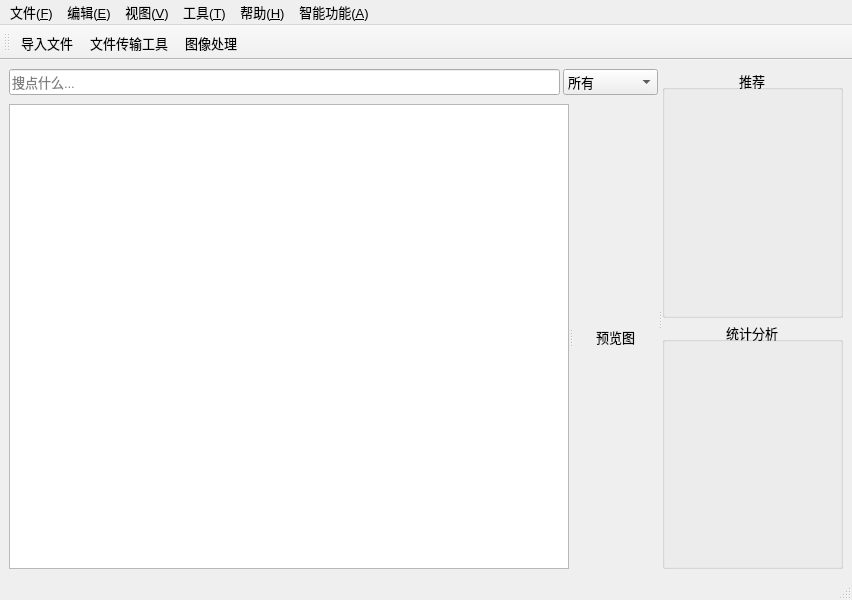
<?xml version="1.0" encoding="UTF-8"?>
<ui version="4.0">
 <class>MainWindow</class>
 <widget class="QMainWindow" name="MainWindow">
  <property name="geometry">
   <rect>
    <x>0</x>
    <y>0</y>
    <width>852</width>
    <height>600</height>
   </rect>
  </property>
  <property name="font">
   <font>
    <family>Microsoft YaHei UI</family>
    <pointsize>10</pointsize>
    <italic>false</italic>
    <bold>false</bold>
   </font>
  </property>
  <property name="windowTitle">
   <string extracomment="0.0.1">ICMA——智能内容管理助手</string>
  </property>
  <property name="windowIcon">
   <iconset resource="../Resource.qrc">
    <normaloff>:/icons/res/icons/logo/logo1024.ico</normaloff>:/icons/res/icons/logo/logo1024.ico</iconset>
  </property>
  <property name="styleSheet">
   <string notr="true"/>
  </property>
  <widget class="QWidget" name="centralwidget">
   <property name="styleSheet">
    <string notr="true"/>
   </property>
   <layout class="QGridLayout" name="gridLayout">
    <item row="0" column="0">
     <widget class="QSplitter" name="splitter_2">
      <property name="orientation">
       <enum>Qt::Horizontal</enum>
      </property>
      <widget class="QWidget" name="layoutWidget">
       <layout class="QVBoxLayout" name="verticalLayout">
        <item>
         <layout class="QHBoxLayout" name="horizontalLayout">
          <property name="spacing">
           <number>3</number>
          </property>
          <property name="leftMargin">
           <number>0</number>
          </property>
          <property name="rightMargin">
           <number>0</number>
          </property>
          <property name="bottomMargin">
           <number>3</number>
          </property>
          <item>
           <widget class="QLineEdit" name="lineEdit">
            <property name="minimumSize">
             <size>
              <width>0</width>
              <height>26</height>
             </size>
            </property>
            <property name="maximumSize">
             <size>
              <width>16777215</width>
              <height>26</height>
             </size>
            </property>
            <property name="font">
             <font>
              <family>Microsoft YaHei UI</family>
              <pointsize>10</pointsize>
              <italic>false</italic>
              <bold>false</bold>
             </font>
            </property>
            <property name="styleSheet">
             <string notr="true"/>
            </property>
            <property name="frame">
             <bool>true</bool>
            </property>
            <property name="placeholderText">
             <string>搜点什么...</string>
            </property>
           </widget>
          </item>
          <item>
           <widget class="QComboBox" name="comBoxFilter">
            <property name="enabled">
             <bool>true</bool>
            </property>
            <property name="minimumSize">
             <size>
              <width>0</width>
              <height>26</height>
             </size>
            </property>
            <property name="maximumSize">
             <size>
              <width>16777215</width>
              <height>26</height>
             </size>
            </property>
            <property name="font">
             <font>
              <family>Microsoft YaHei UI</family>
              <pointsize>10</pointsize>
              <italic>false</italic>
              <bold>false</bold>
             </font>
            </property>
            <property name="frame">
             <bool>true</bool>
            </property>
            <item>
             <property name="text">
              <string>所有</string>
             </property>
            </item>
            <item>
             <property name="text">
              <string>音频</string>
             </property>
            </item>
            <item>
             <property name="text">
              <string>压缩文件</string>
             </property>
            </item>
            <item>
             <property name="text">
              <string>文档</string>
             </property>
            </item>
            <item>
             <property name="text">
              <string>可执行文件</string>
             </property>
            </item>
            <item>
             <property name="text">
              <string>文件夹</string>
             </property>
            </item>
            <item>
             <property name="text">
              <string>图片</string>
             </property>
            </item>
            <item>
             <property name="text">
              <string>视频</string>
             </property>
            </item>
           </widget>
          </item>
         </layout>
        </item>
        <item>
         <widget class="QSplitter" name="splitter">
          <property name="orientation">
           <enum>Qt::Horizontal</enum>
          </property>
          <widget class="QStackedWidget" name="stackedWidgetView">
           <property name="currentIndex">
            <number>0</number>
           </property>
           <widget class="QWidget" name="TableViewPage">
            <layout class="QGridLayout" name="gridLayout_2">
             <property name="leftMargin">
              <number>0</number>
             </property>
             <property name="topMargin">
              <number>0</number>
             </property>
             <property name="rightMargin">
              <number>0</number>
             </property>
             <property name="bottomMargin">
              <number>0</number>
             </property>
             <property name="spacing">
              <number>0</number>
             </property>
             <item row="0" column="0">
              <widget class="QTableView" name="tableView">
               <property name="font">
                <font>
                 <family>Microsoft YaHei UI</family>
                 <pointsize>10</pointsize>
                 <italic>false</italic>
                 <bold>false</bold>
                </font>
               </property>
              </widget>
             </item>
            </layout>
           </widget>
           <widget class="QWidget" name="ListViewPage">
            <layout class="QGridLayout" name="gridLayout_3">
             <property name="leftMargin">
              <number>0</number>
             </property>
             <property name="topMargin">
              <number>0</number>
             </property>
             <property name="rightMargin">
              <number>0</number>
             </property>
             <property name="bottomMargin">
              <number>0</number>
             </property>
             <property name="spacing">
              <number>0</number>
             </property>
             <item row="0" column="0">
              <widget class="QListView" name="listView">
               <property name="font">
                <font>
                 <family>Microsoft YaHei UI</family>
                 <pointsize>10</pointsize>
                 <italic>false</italic>
                 <bold>false</bold>
                </font>
               </property>
              </widget>
             </item>
            </layout>
           </widget>
           <widget class="QWidget" name="IconViewPage">
            <layout class="QGridLayout" name="gridLayout_4">
             <property name="leftMargin">
              <number>0</number>
             </property>
             <property name="topMargin">
              <number>0</number>
             </property>
             <property name="rightMargin">
              <number>0</number>
             </property>
             <property name="bottomMargin">
              <number>0</number>
             </property>
             <property name="spacing">
              <number>0</number>
             </property>
             <item row="0" column="0">
              <widget class="QListView" name="IconView">
               <property name="viewMode">
                <enum>QListView::IconMode</enum>
               </property>
              </widget>
             </item>
            </layout>
           </widget>
          </widget>
          <widget class="QLabel" name="lbPreview">
           <property name="font">
            <font>
             <family>Microsoft YaHei UI</family>
             <pointsize>10</pointsize>
             <italic>false</italic>
             <bold>false</bold>
            </font>
           </property>
           <property name="text">
            <string>预览图</string>
           </property>
           <property name="alignment">
            <set>Qt::AlignCenter</set>
           </property>
           <property name="wordWrap">
            <bool>true</bool>
           </property>
          </widget>
         </widget>
        </item>
       </layout>
      </widget>
      <widget class="QWidget" name="widget" native="true">
       <property name="contextMenuPolicy">
        <enum>Qt::NoContextMenu</enum>
       </property>
       <property name="autoFillBackground">
        <bool>false</bool>
       </property>
       <layout class="QGridLayout" name="gridLayout_5">
        <property name="leftMargin">
         <number>0</number>
        </property>
        <property name="topMargin">
         <number>0</number>
        </property>
        <property name="rightMargin">
         <number>0</number>
        </property>
        <property name="bottomMargin">
         <number>0</number>
        </property>
        <property name="horizontalSpacing">
         <number>0</number>
        </property>
        <property name="verticalSpacing">
         <number>3</number>
        </property>
        <item row="0" column="0">
         <widget class="QGroupBox" name="GroupRecommand">
          <property name="title">
           <string>推荐</string>
          </property>
          <property name="alignment">
           <set>Qt::AlignCenter</set>
          </property>
         </widget>
        </item>
        <item row="1" column="0">
         <widget class="QGroupBox" name="GroupStatistical">
          <property name="title">
           <string>统计分析</string>
          </property>
          <property name="alignment">
           <set>Qt::AlignCenter</set>
          </property>
         </widget>
        </item>
       </layout>
      </widget>
     </widget>
    </item>
   </layout>
  </widget>
  <widget class="QStatusBar" name="statusbar">
   <property name="font">
    <font>
     <family>Microsoft YaHei UI</family>
     <pointsize>10</pointsize>
     <italic>false</italic>
     <bold>false</bold>
    </font>
   </property>
  </widget>
  <widget class="QMenuBar" name="menubar">
   <property name="enabled">
    <bool>true</bool>
   </property>
   <property name="geometry">
    <rect>
     <x>0</x>
     <y>0</y>
     <width>852</width>
     <height>23</height>
    </rect>
   </property>
   <property name="cursor">
    <cursorShape>ArrowCursor</cursorShape>
   </property>
   <property name="defaultUp">
    <bool>false</bool>
   </property>
   <property name="nativeMenuBar">
    <bool>true</bool>
   </property>
   <widget class="QMenu" name="menu">
    <property name="font">
     <font>
      <family>Microsoft YaHei UI</family>
      <pointsize>10</pointsize>
      <italic>false</italic>
      <bold>false</bold>
     </font>
    </property>
    <property name="title">
     <string>文件(&amp;F)</string>
    </property>
    <addaction name="actionDaori"/>
    <addaction name="actionDaochu1"/>
    <addaction name="separator"/>
    <addaction name="actionJiaMi"/>
    <addaction name="actionJieMi"/>
    <addaction name="separator"/>
    <addaction name="actionWenJianBaoGao"/>
    <addaction name="separator"/>
    <addaction name="actionExit"/>
   </widget>
   <widget class="QMenu" name="menu_2">
    <property name="font">
     <font>
      <family>Microsoft YaHei UI</family>
      <pointsize>10</pointsize>
      <italic>false</italic>
      <bold>false</bold>
     </font>
    </property>
    <property name="title">
     <string>编辑(&amp;E)</string>
    </property>
    <widget class="QMenu" name="menu_6">
     <property name="font">
      <font>
       <family>Microsoft YaHei UI</family>
       <pointsize>10</pointsize>
       <italic>false</italic>
       <bold>false</bold>
      </font>
     </property>
     <property name="title">
      <string>语言</string>
     </property>
     <addaction name="actionCN"/>
     <addaction name="actionEN"/>
     <addaction name="actionJP"/>
    </widget>
    <widget class="QMenu" name="menu_8">
     <property name="title">
      <string>主题</string>
     </property>
     <addaction name="actionLight"/>
     <addaction name="separator"/>
     <addaction name="actionAqua"/>
     <addaction name="actionMacOS"/>
     <addaction name="actionNeonButtons"/>
     <addaction name="actionUbuntu"/>
     <addaction name="separator"/>
     <addaction name="actionDark"/>
     <addaction name="separator"/>
     <addaction name="actionAMOLED"/>
     <addaction name="actionConsoleStyle"/>
     <addaction name="actionManjaroMix"/>
     <addaction name="actionMaterialDark"/>
    </widget>
    <addaction name="actionCopy"/>
    <addaction name="actionCut"/>
    <addaction name="actionPast"/>
    <addaction name="actionReName"/>
    <addaction name="actionDelete"/>
    <addaction name="separator"/>
    <addaction name="actionSelectAll"/>
    <addaction name="actionDeselect"/>
    <addaction name="separator"/>
    <addaction name="actionAddTag"/>
    <addaction name="actionRemoveTag"/>
    <addaction name="separator"/>
    <addaction name="menu_8"/>
    <addaction name="menu_6"/>
   </widget>
   <widget class="QMenu" name="menu_3">
    <property name="font">
     <font>
      <family>Microsoft YaHei UI</family>
      <pointsize>10</pointsize>
      <italic>false</italic>
      <bold>false</bold>
     </font>
    </property>
    <property name="title">
     <string>视图(&amp;V)</string>
    </property>
    <widget class="QMenu" name="menu_7">
     <property name="font">
      <font>
       <family>Microsoft YaHei UI</family>
       <pointsize>10</pointsize>
       <italic>false</italic>
       <bold>false</bold>
      </font>
     </property>
     <property name="title">
      <string>字号(&amp;T)</string>
     </property>
     <addaction name="actionBigFont"/>
     <addaction name="actionSmallFont"/>
     <addaction name="separator"/>
     <addaction name="actionGeneralFont"/>
    </widget>
    <widget class="QMenu" name="menu_S">
     <property name="font">
      <font>
       <family>Microsoft YaHei UI</family>
       <pointsize>10</pointsize>
       <italic>false</italic>
       <bold>false</bold>
      </font>
     </property>
     <property name="title">
      <string>排序(&amp;S)</string>
     </property>
     <addaction name="actionFileName"/>
     <addaction name="actionFileDate"/>
     <addaction name="actionFileSize"/>
     <addaction name="actionFilePath"/>
     <addaction name="actionFileSuffix"/>
     <addaction name="actionFileType"/>
     <addaction name="actionFileCreateDate"/>
     <addaction name="actionFileModifyDate"/>
     <addaction name="separator"/>
     <addaction name="actionAsc"/>
     <addaction name="actionDesc"/>
    </widget>
    <addaction name="actionFilter"/>
    <addaction name="actionPreview"/>
    <addaction name="actionStatusBar"/>
    <addaction name="separator"/>
    <addaction name="actionListView"/>
    <addaction name="actionIconView"/>
    <addaction name="actionDetailView"/>
    <addaction name="separator"/>
    <addaction name="menu_7"/>
    <addaction name="separator"/>
    <addaction name="menu_S"/>
    <addaction name="actionShowHideFile"/>
    <addaction name="actionRefresh"/>
   </widget>
   <widget class="QMenu" name="menu_4">
    <property name="font">
     <font>
      <family>Microsoft YaHei UI</family>
      <pointsize>10</pointsize>
      <italic>false</italic>
      <bold>false</bold>
     </font>
    </property>
    <property name="title">
     <string>工具(&amp;T)</string>
    </property>
    <addaction name="actionAdvancedSearch"/>
    <addaction name="separator"/>
    <addaction name="actionFileSynchronization"/>
    <addaction name="actionBatchRename"/>
    <addaction name="actionFileDuplication"/>
    <addaction name="separator"/>
    <addaction name="actionDiskspaceAnalysis"/>
    <addaction name="actionDocumentComparison"/>
    <addaction name="separator"/>
    <addaction name="actionTransmission"/>
    <addaction name="actionPS"/>
   </widget>
   <widget class="QMenu" name="menu_5">
    <property name="font">
     <font>
      <family>Microsoft YaHei UI</family>
      <pointsize>10</pointsize>
      <italic>false</italic>
      <bold>false</bold>
     </font>
    </property>
    <property name="title">
     <string>帮助(&amp;H)</string>
    </property>
    <addaction name="actionUserManual"/>
    <addaction name="actionQuickStartGuide"/>
    <addaction name="separator"/>
    <addaction name="actionAutoRun"/>
    <addaction name="actionEnableFileLog"/>
    <addaction name="actionUpdateSys"/>
    <addaction name="separator"/>
    <addaction name="actionAboutQT"/>
    <addaction name="actionAbout"/>
    <addaction name="separator"/>
    <addaction name="actionFeedback"/>
    <addaction name="separator"/>
   </widget>
   <widget class="QMenu" name="menu_A">
    <property name="title">
     <string>智能功能(&amp;A)</string>
    </property>
    <addaction name="actionCategorization"/>
    <addaction name="actionteStimonial"/>
    <addaction name="separator"/>
    <addaction name="actionStatisticalAnalysis"/>
    <addaction name="separator"/>
    <addaction name="actionRelationships"/>
   </widget>
   <addaction name="menu"/>
   <addaction name="menu_2"/>
   <addaction name="menu_3"/>
   <addaction name="menu_4"/>
   <addaction name="menu_5"/>
   <addaction name="menu_A"/>
  </widget>
  <widget class="QToolBar" name="toolBar">
   <property name="font">
    <font>
     <family>Microsoft YaHei UI</family>
     <pointsize>10</pointsize>
     <italic>false</italic>
     <bold>false</bold>
    </font>
   </property>
   <property name="windowTitle">
    <string>toolBar</string>
   </property>
   <attribute name="toolBarArea">
    <enum>TopToolBarArea</enum>
   </attribute>
   <attribute name="toolBarBreak">
    <bool>false</bool>
   </attribute>
   <addaction name="actionDaori"/>
   <addaction name="actionTransmission"/>
   <addaction name="actionPS"/>
  </widget>
  <action name="actionAbout">
   <property name="text">
    <string>关于ICMA</string>
   </property>
   <property name="toolTip">
    <string>查看ICMA相关信息.</string>
   </property>
   <property name="statusTip">
    <string>查看ICMA相关信息.</string>
   </property>
   <property name="font">
    <font>
     <pointsize>10</pointsize>
    </font>
   </property>
  </action>
  <action name="actionDaori">
   <property name="text">
    <string>导入文件</string>
   </property>
   <property name="statusTip">
    <string>导入文件或文件夹.</string>
   </property>
   <property name="font">
    <font>
     <pointsize>10</pointsize>
    </font>
   </property>
   <property name="shortcut">
    <string>Ctrl+O</string>
   </property>
  </action>
  <action name="actionDaochu1">
   <property name="text">
    <string>导出选中文件</string>
   </property>
   <property name="toolTip">
    <string>导出所选择的所有文件</string>
   </property>
   <property name="statusTip">
    <string>导出所选文件.</string>
   </property>
   <property name="font">
    <font>
     <pointsize>9</pointsize>
    </font>
   </property>
  </action>
  <action name="actionJiaMi">
   <property name="text">
    <string>加密选中文件</string>
   </property>
   <property name="toolTip">
    <string>加密所选中的所有文件</string>
   </property>
   <property name="font">
    <font>
     <pointsize>9</pointsize>
    </font>
   </property>
  </action>
  <action name="actionJieMi">
   <property name="text">
    <string>解密文件</string>
   </property>
   <property name="toolTip">
    <string>解密文件</string>
   </property>
   <property name="font">
    <font>
     <pointsize>9</pointsize>
    </font>
   </property>
  </action>
  <action name="actionWenJianBaoGao">
   <property name="text">
    <string>生成文件报告</string>
   </property>
   <property name="toolTip">
    <string>生成文件报告</string>
   </property>
   <property name="font">
    <font>
     <pointsize>9</pointsize>
    </font>
   </property>
  </action>
  <action name="actionExit">
   <property name="text">
    <string>退出(&amp;X)</string>
   </property>
   <property name="toolTip">
    <string>退出系统</string>
   </property>
   <property name="statusTip">
    <string>退出ICMA.</string>
   </property>
   <property name="font">
    <font>
     <pointsize>9</pointsize>
    </font>
   </property>
   <property name="shortcut">
    <string>Ctrl+Q</string>
   </property>
  </action>
  <action name="actionCopy">
   <property name="text">
    <string>复制(&amp;C)</string>
   </property>
   <property name="toolTip">
    <string>复制</string>
   </property>
   <property name="statusTip">
    <string>将选中内容复制到剪贴板.要把它复制到其他地方,请使用粘贴功能.</string>
   </property>
   <property name="font">
    <font>
     <pointsize>9</pointsize>
    </font>
   </property>
   <property name="shortcut">
    <string>Ctrl+C</string>
   </property>
  </action>
  <action name="actionCut">
   <property name="text">
    <string>剪切(&amp;T)</string>
   </property>
   <property name="statusTip">
    <string>移除选中内容,并复制到剪贴板.</string>
   </property>
   <property name="font">
    <font>
     <pointsize>9</pointsize>
    </font>
   </property>
   <property name="shortcut">
    <string>Ctrl+X</string>
   </property>
  </action>
  <action name="actionPast">
   <property name="text">
    <string>粘贴(&amp;P)</string>
   </property>
   <property name="toolTip">
    <string>粘贴</string>
   </property>
   <property name="statusTip">
    <string>将复制或剪切的内容插入此处.</string>
   </property>
   <property name="font">
    <font>
     <pointsize>9</pointsize>
    </font>
   </property>
   <property name="shortcut">
    <string>Ctrl+V</string>
   </property>
  </action>
  <action name="actionReName">
   <property name="text">
    <string>重命名(&amp;M)</string>
   </property>
   <property name="toolTip">
    <string>重命名文件</string>
   </property>
   <property name="statusTip">
    <string>重命名选中的项目.</string>
   </property>
   <property name="font">
    <font>
     <pointsize>9</pointsize>
    </font>
   </property>
  </action>
  <action name="actionDelete">
   <property name="text">
    <string>删除(&amp;D)</string>
   </property>
   <property name="toolTip">
    <string>删除</string>
   </property>
   <property name="statusTip">
    <string>删除所选项目.</string>
   </property>
   <property name="font">
    <font>
     <pointsize>9</pointsize>
    </font>
   </property>
  </action>
  <action name="actionSelectAll">
   <property name="text">
    <string>全选(&amp;A)</string>
   </property>
   <property name="toolTip">
    <string>选择全部</string>
   </property>
   <property name="statusTip">
    <string>选中全部内容.</string>
   </property>
   <property name="font">
    <font>
     <pointsize>9</pointsize>
    </font>
   </property>
   <property name="shortcut">
    <string>Ctrl+A</string>
   </property>
  </action>
  <action name="actionDeselect">
   <property name="text">
    <string>反选(&amp;I)</string>
   </property>
   <property name="toolTip">
    <string>反选</string>
   </property>
   <property name="statusTip">
    <string>将目前选中项取消,改选其余内容.</string>
   </property>
   <property name="font">
    <font>
     <pointsize>9</pointsize>
    </font>
   </property>
  </action>
  <action name="actionAddTag">
   <property name="text">
    <string>添加标签</string>
   </property>
   <property name="toolTip">
    <string>添加标签</string>
   </property>
   <property name="font">
    <font>
     <pointsize>9</pointsize>
    </font>
   </property>
  </action>
  <action name="actionRemoveTag">
   <property name="text">
    <string>移除标签</string>
   </property>
   <property name="toolTip">
    <string>移除标签</string>
   </property>
   <property name="font">
    <font>
     <pointsize>9</pointsize>
    </font>
   </property>
  </action>
  <action name="actionCN">
   <property name="checkable">
    <bool>true</bool>
   </property>
   <property name="checked">
    <bool>true</bool>
   </property>
   <property name="text">
    <string>中文</string>
   </property>
   <property name="toolTip">
    <string>修改为中文界面</string>
   </property>
   <property name="statusTip">
    <string>使用中文界面.</string>
   </property>
   <property name="font">
    <font>
     <pointsize>9</pointsize>
    </font>
   </property>
  </action>
  <action name="actionEN">
   <property name="checkable">
    <bool>true</bool>
   </property>
   <property name="text">
    <string>英文</string>
   </property>
   <property name="toolTip">
    <string>修改为英文界面</string>
   </property>
   <property name="statusTip">
    <string>使用英文界面.</string>
   </property>
   <property name="font">
    <font>
     <pointsize>9</pointsize>
    </font>
   </property>
  </action>
  <action name="actionPreview">
   <property name="checkable">
    <bool>true</bool>
   </property>
   <property name="text">
    <string>预览(&amp;P)</string>
   </property>
   <property name="toolTip">
    <string>预览</string>
   </property>
   <property name="statusTip">
    <string>显示或隐藏预览窗口.</string>
   </property>
   <property name="font">
    <font>
     <pointsize>9</pointsize>
    </font>
   </property>
   <property name="shortcut">
    <string>Alt+P</string>
   </property>
  </action>
  <action name="actionStatusBar">
   <property name="checkable">
    <bool>true</bool>
   </property>
   <property name="checked">
    <bool>true</bool>
   </property>
   <property name="text">
    <string>状态栏(&amp;B)</string>
   </property>
   <property name="toolTip">
    <string>状态栏</string>
   </property>
   <property name="statusTip">
    <string>显示或隐藏状态栏.</string>
   </property>
   <property name="font">
    <font>
     <pointsize>9</pointsize>
    </font>
   </property>
  </action>
  <action name="actionListView">
   <property name="checkable">
    <bool>true</bool>
   </property>
   <property name="text">
    <string>列表视图</string>
   </property>
   <property name="toolTip">
    <string>列表视图</string>
   </property>
   <property name="statusTip">
    <string>以列表形式显示.</string>
   </property>
   <property name="font">
    <font>
     <pointsize>9</pointsize>
    </font>
   </property>
  </action>
  <action name="actionIconView">
   <property name="checkable">
    <bool>true</bool>
   </property>
   <property name="text">
    <string>图标视图</string>
   </property>
   <property name="toolTip">
    <string>图标视图</string>
   </property>
   <property name="statusTip">
    <string>以图标形式显示</string>
   </property>
   <property name="font">
    <font>
     <pointsize>9</pointsize>
    </font>
   </property>
  </action>
  <action name="actionDetailView">
   <property name="checkable">
    <bool>true</bool>
   </property>
   <property name="checked">
    <bool>true</bool>
   </property>
   <property name="text">
    <string>详细信息视图</string>
   </property>
   <property name="toolTip">
    <string>详细信息视图</string>
   </property>
   <property name="statusTip">
    <string>显示更详细的信息.</string>
   </property>
   <property name="font">
    <font>
     <pointsize>9</pointsize>
    </font>
   </property>
  </action>
  <action name="actionBigFont">
   <property name="text">
    <string>增大(&amp;I)</string>
   </property>
   <property name="statusTip">
    <string>增大系统字体显示.</string>
   </property>
   <property name="font">
    <font>
     <pointsize>9</pointsize>
    </font>
   </property>
   <property name="shortcut">
    <string>Ctrl+=</string>
   </property>
  </action>
  <action name="actionSmallFont">
   <property name="text">
    <string>减小(&amp;D)</string>
   </property>
   <property name="toolTip">
    <string>减小字号</string>
   </property>
   <property name="statusTip">
    <string>缩小系统字体显示.</string>
   </property>
   <property name="font">
    <font>
     <pointsize>9</pointsize>
    </font>
   </property>
   <property name="shortcut">
    <string>Ctrl+-</string>
   </property>
  </action>
  <action name="actionGeneralFont">
   <property name="text">
    <string>正常(&amp;N)</string>
   </property>
   <property name="toolTip">
    <string>正常字号</string>
   </property>
   <property name="statusTip">
    <string>重置回默认系统显示（10号）.</string>
   </property>
   <property name="font">
    <font>
     <pointsize>9</pointsize>
    </font>
   </property>
   <property name="shortcut">
    <string>Ctrl+0</string>
   </property>
  </action>
  <action name="actionFileName">
   <property name="checkable">
    <bool>true</bool>
   </property>
   <property name="text">
    <string>名称</string>
   </property>
   <property name="statusTip">
    <string>以名称为字段排序.</string>
   </property>
   <property name="font">
    <font>
     <pointsize>9</pointsize>
    </font>
   </property>
   <property name="shortcut">
    <string>Ctrl+1</string>
   </property>
  </action>
  <action name="actionFileDate">
   <property name="checkable">
    <bool>true</bool>
   </property>
   <property name="text">
    <string>日期</string>
   </property>
   <property name="statusTip">
    <string>以日期为字段排序.</string>
   </property>
   <property name="font">
    <font>
     <pointsize>9</pointsize>
    </font>
   </property>
   <property name="shortcut">
    <string>Ctrl+2</string>
   </property>
  </action>
  <action name="actionFileSize">
   <property name="checkable">
    <bool>true</bool>
   </property>
   <property name="text">
    <string>大小</string>
   </property>
   <property name="statusTip">
    <string>以大小为字段排序.</string>
   </property>
   <property name="font">
    <font>
     <pointsize>9</pointsize>
    </font>
   </property>
   <property name="shortcut">
    <string>Ctrl+3</string>
   </property>
  </action>
  <action name="actionFilePath">
   <property name="checkable">
    <bool>true</bool>
   </property>
   <property name="checked">
    <bool>true</bool>
   </property>
   <property name="text">
    <string>路径</string>
   </property>
   <property name="statusTip">
    <string>以路径为字段排序.</string>
   </property>
   <property name="font">
    <font>
     <pointsize>9</pointsize>
    </font>
   </property>
   <property name="shortcut">
    <string>Ctrl+4</string>
   </property>
  </action>
  <action name="actionFileSuffix">
   <property name="checkable">
    <bool>true</bool>
   </property>
   <property name="text">
    <string>扩展名</string>
   </property>
   <property name="toolTip">
    <string>扩展名</string>
   </property>
   <property name="statusTip">
    <string>以扩展名为字段排序.</string>
   </property>
   <property name="font">
    <font>
     <pointsize>9</pointsize>
    </font>
   </property>
   <property name="shortcut">
    <string>Ctrl+5</string>
   </property>
  </action>
  <action name="actionFileType">
   <property name="checkable">
    <bool>true</bool>
   </property>
   <property name="text">
    <string>类型</string>
   </property>
   <property name="statusTip">
    <string>以类型为字段排序.</string>
   </property>
   <property name="font">
    <font>
     <pointsize>9</pointsize>
    </font>
   </property>
   <property name="shortcut">
    <string>Ctrl+6</string>
   </property>
  </action>
  <action name="actionFileCreateDate">
   <property name="checkable">
    <bool>true</bool>
   </property>
   <property name="text">
    <string>创建日期</string>
   </property>
   <property name="statusTip">
    <string>以创建日期为字段排序.</string>
   </property>
   <property name="font">
    <font>
     <pointsize>9</pointsize>
    </font>
   </property>
   <property name="shortcut">
    <string>Ctrl+7</string>
   </property>
  </action>
  <action name="actionFileModifyDate">
   <property name="checkable">
    <bool>true</bool>
   </property>
   <property name="text">
    <string>修改日期</string>
   </property>
   <property name="statusTip">
    <string>以修改日期为字段排序.</string>
   </property>
   <property name="font">
    <font>
     <pointsize>9</pointsize>
    </font>
   </property>
   <property name="shortcut">
    <string>Ctrl+8</string>
   </property>
  </action>
  <action name="actionAsc">
   <property name="checkable">
    <bool>true</bool>
   </property>
   <property name="checked">
    <bool>true</bool>
   </property>
   <property name="text">
    <string>升序(&amp;A)</string>
   </property>
   <property name="statusTip">
    <string>以升序方式排序.</string>
   </property>
   <property name="font">
    <font>
     <pointsize>9</pointsize>
    </font>
   </property>
  </action>
  <action name="actionDesc">
   <property name="checkable">
    <bool>true</bool>
   </property>
   <property name="text">
    <string>降序(&amp;D)</string>
   </property>
   <property name="statusTip">
    <string>以降序方式排序.</string>
   </property>
   <property name="font">
    <font>
     <pointsize>9</pointsize>
    </font>
   </property>
  </action>
  <action name="actionFilter">
   <property name="checkable">
    <bool>true</bool>
   </property>
   <property name="checked">
    <bool>false</bool>
   </property>
   <property name="text">
    <string>过滤器(&amp;F)</string>
   </property>
   <property name="toolTip">
    <string>过滤器</string>
   </property>
   <property name="statusTip">
    <string>显示或隐藏过滤栏.</string>
   </property>
  </action>
  <action name="actionShowHideFile">
   <property name="checkable">
    <bool>true</bool>
   </property>
   <property name="text">
    <string>显示隐藏文件</string>
   </property>
   <property name="statusTip">
    <string>显示或隐藏隐藏文件.</string>
   </property>
  </action>
  <action name="actionRefresh">
   <property name="text">
    <string>刷新(&amp;R)</string>
   </property>
   <property name="toolTip">
    <string>刷新</string>
   </property>
  </action>
  <action name="actionAdvancedSearch">
   <property name="text">
    <string>高级搜索</string>
   </property>
   <property name="toolTip">
    <string>高级搜索</string>
   </property>
  </action>
  <action name="actionFileSynchronization">
   <property name="text">
    <string>文件同步</string>
   </property>
   <property name="toolTip">
    <string>文件同步</string>
   </property>
  </action>
  <action name="actionBatchRename">
   <property name="text">
    <string>批量重命名</string>
   </property>
   <property name="toolTip">
    <string>批量重命名</string>
   </property>
  </action>
  <action name="actionFileDuplication">
   <property name="text">
    <string>文件去重</string>
   </property>
   <property name="toolTip">
    <string>文件去重</string>
   </property>
  </action>
  <action name="actionDiskspaceAnalysis">
   <property name="text">
    <string>磁盘空间分析</string>
   </property>
   <property name="toolTip">
    <string>磁盘空间分析</string>
   </property>
  </action>
  <action name="actionDocumentComparison">
   <property name="text">
    <string>文件比较</string>
   </property>
   <property name="toolTip">
    <string>文件比较</string>
   </property>
  </action>
  <action name="actionUserManual">
   <property name="text">
    <string>用户手册</string>
   </property>
  </action>
  <action name="actionQuickStartGuide">
   <property name="text">
    <string>快速入门指导</string>
   </property>
   <property name="toolTip">
    <string>快速入门</string>
   </property>
  </action>
  <action name="actionUpdateSys">
   <property name="text">
    <string>检查更新</string>
   </property>
   <property name="toolTip">
    <string>检查更新</string>
   </property>
  </action>
  <action name="actionFeedback">
   <property name="text">
    <string>反馈/报告问题</string>
   </property>
   <property name="toolTip">
    <string>反馈或报告问题</string>
   </property>
  </action>
  <action name="actionCategorization">
   <property name="text">
    <string>智能分类</string>
   </property>
   <property name="toolTip">
    <string>智能分类</string>
   </property>
  </action>
  <action name="actionteStimonial">
   <property name="text">
    <string>智能推荐</string>
   </property>
   <property name="toolTip">
    <string>推荐内容</string>
   </property>
  </action>
  <action name="actionStatisticalAnalysis">
   <property name="text">
    <string>使用统计分析</string>
   </property>
  </action>
  <action name="actionRelationships">
   <property name="text">
    <string>文件关系图谱</string>
   </property>
   <property name="toolTip">
    <string>文件关系图谱</string>
   </property>
  </action>
  <action name="actionAMOLED">
   <property name="checkable">
    <bool>true</bool>
   </property>
   <property name="checked">
    <bool>true</bool>
   </property>
   <property name="text">
    <string>AMOLED</string>
   </property>
   <property name="toolTip">
    <string>使用AMOLED主题.</string>
   </property>
   <property name="statusTip">
    <string>使用AMOLED主题.</string>
   </property>
  </action>
  <action name="actionAqua">
   <property name="checkable">
    <bool>true</bool>
   </property>
   <property name="text">
    <string>Aqua</string>
   </property>
   <property name="toolTip">
    <string>使用Aqua主题.</string>
   </property>
   <property name="statusTip">
    <string>使用Aqua主题.</string>
   </property>
  </action>
  <action name="actionConsoleStyle">
   <property name="checkable">
    <bool>true</bool>
   </property>
   <property name="text">
    <string>ConsoleStyle</string>
   </property>
   <property name="toolTip">
    <string>使用ConsoleStyle主题.</string>
   </property>
   <property name="statusTip">
    <string>使用ConsoleStyle主题.</string>
   </property>
  </action>
  <action name="actionTransmission">
   <property name="text">
    <string>文件传输工具</string>
   </property>
   <property name="statusTip">
    <string>打开文件传输工具.</string>
   </property>
  </action>
  <action name="actionJP">
   <property name="checkable">
    <bool>true</bool>
   </property>
   <property name="text">
    <string>日文</string>
   </property>
   <property name="statusTip">
    <string>使用日文界面.</string>
   </property>
  </action>
  <action name="actionAutoRun">
   <property name="checkable">
    <bool>true</bool>
   </property>
   <property name="text">
    <string>开机自启动</string>
   </property>
   <property name="toolTip">
    <string>启用或者禁用开机自启动.</string>
   </property>
   <property name="statusTip">
    <string>允许ICMA在您的计算机开机后自启动.</string>
   </property>
  </action>
  <action name="actionPS">
   <property name="text">
    <string>图像处理</string>
   </property>
   <property name="toolTip">
    <string>对图像作处理</string>
   </property>
   <property name="statusTip">
    <string>简单的处理您的图片.</string>
   </property>
  </action>
  <action name="actionEnableFileLog">
   <property name="checkable">
    <bool>true</bool>
   </property>
   <property name="checked">
    <bool>true</bool>
   </property>
   <property name="text">
    <string>启用日志文件</string>
   </property>
   <property name="toolTip">
    <string>启用日志文件</string>
   </property>
   <property name="statusTip">
    <string>启用或禁止日志文件生成（建议您启用）.</string>
   </property>
  </action>
  <action name="actionMacOS">
   <property name="checkable">
    <bool>true</bool>
   </property>
   <property name="text">
    <string>MacOS</string>
   </property>
   <property name="toolTip">
    <string>使用MacOS主题.</string>
   </property>
   <property name="statusTip">
    <string>使用MacOS主题.</string>
   </property>
  </action>
  <action name="actionManjaroMix">
   <property name="checkable">
    <bool>true</bool>
   </property>
   <property name="text">
    <string>ManjaroMix</string>
   </property>
   <property name="toolTip">
    <string>使用ManjaroMix主题.</string>
   </property>
   <property name="statusTip">
    <string>使用ManjaroMix主题.</string>
   </property>
  </action>
  <action name="actionMaterialDark">
   <property name="checkable">
    <bool>true</bool>
   </property>
   <property name="text">
    <string>MaterialDark</string>
   </property>
   <property name="toolTip">
    <string>使用MaterialDark主题.</string>
   </property>
   <property name="statusTip">
    <string>使用MaterialDark主题.</string>
   </property>
  </action>
  <action name="actionNeonButtons">
   <property name="checkable">
    <bool>true</bool>
   </property>
   <property name="text">
    <string>NeonButtons</string>
   </property>
   <property name="toolTip">
    <string>使用NeonButtons主题.</string>
   </property>
   <property name="statusTip">
    <string>使用NeonButtons主题.</string>
   </property>
  </action>
  <action name="actionUbuntu">
   <property name="checkable">
    <bool>true</bool>
   </property>
   <property name="text">
    <string>Ubuntu</string>
   </property>
   <property name="toolTip">
    <string>使用Ubuntu主题.</string>
   </property>
   <property name="statusTip">
    <string>使用Ubuntu主题.</string>
   </property>
  </action>
  <action name="actionAboutQT">
   <property name="text">
    <string>关于QT</string>
   </property>
   <property name="statusTip">
    <string>依据协议向您展示QT的信息.</string>
   </property>
   <property name="menuRole">
    <enum>QAction::NoRole</enum>
   </property>
  </action>
  <action name="actionDark">
   <property name="enabled">
    <bool>false</bool>
   </property>
   <property name="icon">
    <iconset resource="../Resource.qrc">
     <normaloff>:/qss/res/QSS/QSS_IMG/DarkTheme.png</normaloff>:/qss/res/QSS/QSS_IMG/DarkTheme.png</iconset>
   </property>
   <property name="text">
    <string>深色</string>
   </property>
   <property name="toolTip">
    <string>使用深色主题</string>
   </property>
  </action>
  <action name="actionLight">
   <property name="enabled">
    <bool>false</bool>
   </property>
   <property name="icon">
    <iconset resource="../Resource.qrc">
     <normaloff>:/qss/res/QSS/QSS_IMG/LightTheme.png</normaloff>:/qss/res/QSS/QSS_IMG/LightTheme.png</iconset>
   </property>
   <property name="text">
    <string>浅色</string>
   </property>
   <property name="toolTip">
    <string>使用浅色主题</string>
   </property>
  </action>
 </widget>
 <resources>
  <include location="../Resource.qrc"/>
 </resources>
 <connections/>
</ui>
